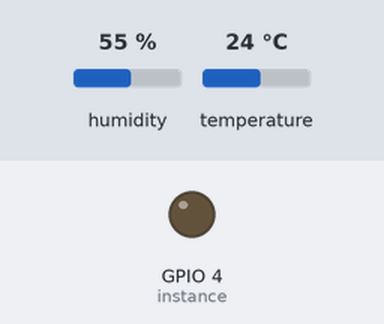
A program run on a simulated Raspberry Pi (BCM pin numbers). Parts: output pins drawn as LEDs (lit = HIGH). The test bench sets the inputs (shaded band); at power-on: humidity 55 %, temperature 24 °C. Each call to the cloud database takes 0.3 s, and an entry nobody has set reads as its off value or as empty; library files of the repository ran but are not shown: dht11.py.

Above: at 0.1 s.
Timing chart, 0 to 1.6 s (numbered marks = the images above):
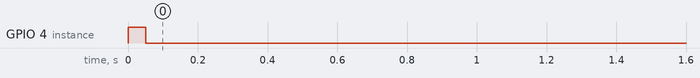

Measured:
- by itself, GPIO 4 (instance): LOW → HIGH at 0.00 s, → LOW 0.05 s later

The program:

tempMonitor.py
```python
import RPi.GPIO as GPIO
import dht11
import time
import datetime
import pyrebase

config = {
  "apiKey": "AIzaSyC3pzCqiD9fovRiPX2PEoWAOfsuhaaiYPc",
  "authDomain": "temphumi69.firebaseapp.com",
  "databaseURL": "https://temphumi69.firebaseio.com/",
  "storageBucket": "temphumi69.appspot.com"
}

firebase = pyrebase.initialize_app(config)
db = firebase.database()

GPIO.setwarnings(False)
GPIO.setmode(GPIO.BCM)
instance = dht11.DHT11(pin=4)

while True:
    result = instance.read()
    if result.is_valid():
        data = {"temp": result.temperature,
                "humi": result.humidity
        }
        db.child("data").update(data)

GPIO.cleanup()
```
